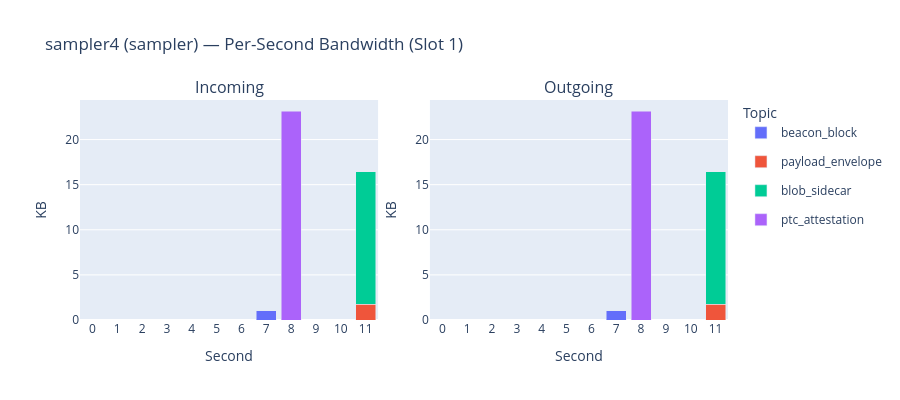

Source (notebook cell):
### Code cell
plot_per_second("sampler4")

### Figure 1 — Plotly figure (JSON) as saved in the notebook; plotly's stock layout.template omitted (floating-point values rounded to 4 significant figures)
{"data": [{"legendgroup": "beacon_block", "marker": {"color": "#636EFA"}, "name": "beacon_block", "showlegend": true, "type": "bar", "x": [0, 1, 2, 3, 4, 5, 6, 7, 8, 9, 10, 11], "xaxis": "x", "y": [0.0, 0.0, 0.0, 0.0, 0.0, 0.0, 0.0, 1.07, 0.0, 0.0, 0.0, 0.0], "yaxis": "y"}, {"legendgroup": "payload_envelope", "marker": {"color": "#EF553B"}, "name": "payload_envelope", "showlegend": true, "type": "bar", "x": [0, 1, 2, 3, 4, 5, 6, 7, 8, 9, 10, 11], "xaxis": "x", "y": [0.0, 0.0, 0.0, 0.0, 0.0, 0.0, 0.0, 0.0, 0.0, 0.0, 0.0, 1.726], "yaxis": "y"}, {"legendgroup": "blob_sidecar", "marker": {"color": "#00CC96"}, "name": "blob_sidecar", "showlegend": true, "type": "bar", "x": [0, 1, 2, 3, 4, 5, 6, 7, 8, 9, 10, 11], "xaxis": "x", "y": [0.0, 0.0, 0.0, 0.0, 0.0, 0.0, 0.0, 0.0, 0.0, 0.0, 0.0, 14.73], "yaxis": "y"}, {"legendgroup": "ptc_attestation", "marker": {"color": "#AB63FA"}, "name": "ptc_attestation", "showlegend": true, "type": "bar", "x": [0, 1, 2, 3, 4, 5, 6, 7, 8, 9, 10, 11], "xaxis": "x", "y": [0.0, 0.0, 0.0, 0.0, 0.0, 0.0, 0.0, 0.0, 23.16, 0.0, 0.0, 0.0], "yaxis": "y"}, {"legendgroup": "beacon_block", "marker": {"color": "#636EFA"}, "name": "beacon_block", "showlegend": false, "type": "bar", "x": [0, 1, 2, 3, 4, 5, 6, 7, 8, 9, 10, 11], "xaxis": "x2", "y": [0.0, 0.0, 0.0, 0.0, 0.0, 0.0, 0.0, 1.07, 0.0, 0.0, 0.0, 0.0], "yaxis": "y2"}, {"legendgroup": "payload_envelope", "marker": {"color": "#EF553B"}, "name": "payload_envelope", "showlegend": false, "type": "bar", "x": [0, 1, 2, 3, 4, 5, 6, 7, 8, 9, 10, 11], "xaxis": "x2", "y": [0.0, 0.0, 0.0, 0.0, 0.0, 0.0, 0.0, 0.0, 0.0, 0.0, 0.0, 1.726], "yaxis": "y2"}, {"legendgroup": "blob_sidecar", "marker": {"color": "#00CC96"}, "name": "blob_sidecar", "showlegend": false, "type": "bar", "x": [0, 1, 2, 3, 4, 5, 6, 7, 8, 9, 10, 11], "xaxis": "x2", "y": [0.0, 0.0, 0.0, 0.0, 0.0, 0.0, 0.0, 0.0, 0.0, 0.0, 0.0, 14.73], "yaxis": "y2"}, {"legendgroup": "ptc_attestation", "marker": {"color": "#AB63FA"}, "name": "ptc_attestation", "showlegend": false, "type": "bar", "x": [0, 1, 2, 3, 4, 5, 6, 7, 8, 9, 10, 11], "xaxis": "x2", "y": [0.0, 0.0, 0.0, 0.0, 0.0, 0.0, 0.0, 0.0, 23.16, 0.0, 0.0, 0.0], "yaxis": "y2"}], "layout": {"annotations": [{"font": {"size": 16}, "showarrow": false, "text": "Incoming", "x": 0.23, "xanchor": "center", "xref": "paper", "y": 1, "yanchor": "bottom", "yref": "paper"}, {"font": {"size": 16}, "showarrow": false, "text": "Outgoing", "x": 0.77, "xanchor": "center", "xref": "paper", "y": 1, "yanchor": "bottom", "yref": "paper"}], "barmode": "stack", "height": 400, "legend": {"title": {"text": "Topic"}}, "title": {"text": "sampler4 (sampler) — Per-Second Bandwidth (Slot 1)"}, "xaxis": {"anchor": "y", "domain": [0, 0.46], "dtick": 1, "title": {"text": "Second"}}, "xaxis2": {"anchor": "y2", "domain": [0.54, 1], "dtick": 1, "title": {"text": "Second"}}, "yaxis": {"anchor": "x", "domain": [0, 1], "title": {"text": "KB"}}, "yaxis2": {"anchor": "x2", "domain": [0, 1], "title": {"text": "KB"}}}}
